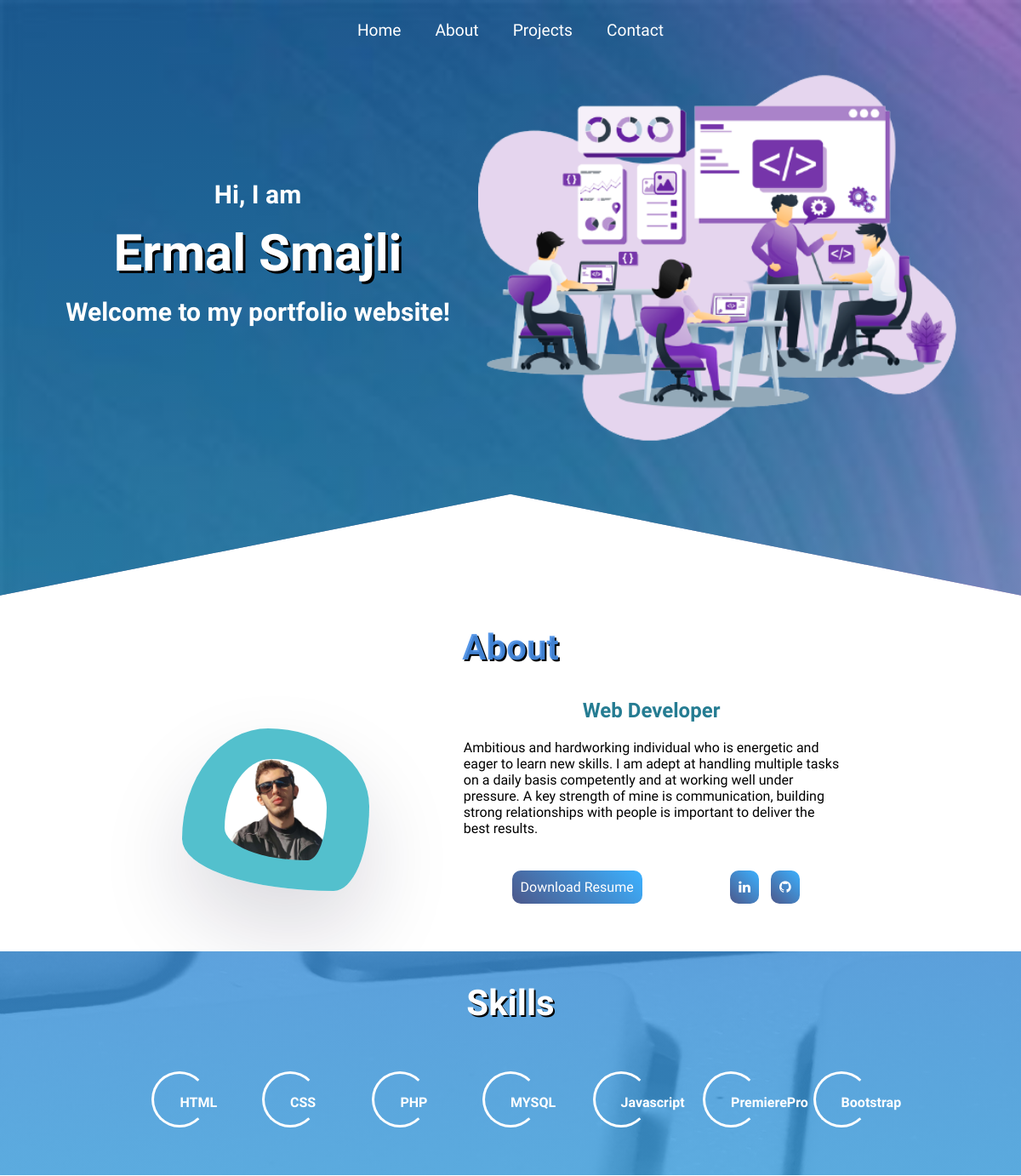
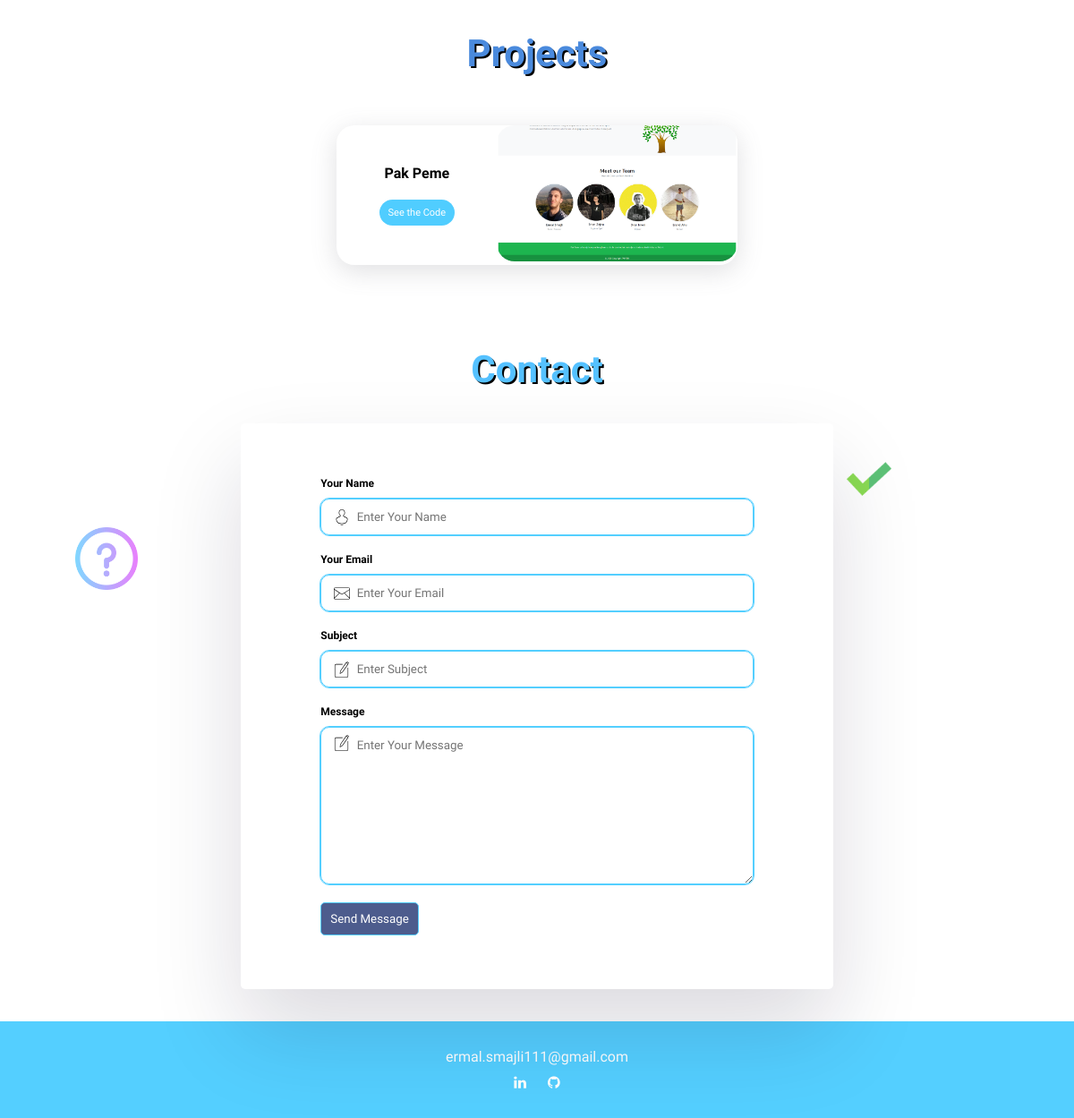
The page / on the database its author committed (2 pictures, top to bottom).
### tables this page shows
CREATE TABLE `favicon` (
  `id` int(11) NOT NULL,
  `title` varchar(250) NOT NULL,
  `icon` varchar(250) NOT NULL
);

CREATE TABLE `user` (
  `id` int(11) NOT NULL,
  `profilepic` varchar(250) NOT NULL,
  `name` varchar(250) NOT NULL,
  `linkedin` varchar(200) NOT NULL,
  `github` varchar(200) NOT NULL,
  `emailid` varchar(200) NOT NULL
);

CREATE TABLE `about` (
  `id` int(11) NOT NULL,
  `heading` text NOT NULL,
  `longdesc` text NOT NULL,
  `pdf` varchar(30) NOT NULL
);

CREATE TABLE `skills` (
  `id` int(11) NOT NULL,
  `skill` varchar(250) NOT NULL
);

CREATE TABLE `projects` (
  `id` int(11) NOT NULL,
  `projectname` varchar(250) NOT NULL,
  `projectpic` varchar(250) NOT NULL,
  `projectlink` text NOT NULL
);

### index.php (the view, shortened to what this page needs)
<?php include('./include/db.php');
$query = "SELECT * FROM favicon,user,about";
$runquery = mysqli_query($db,$query);
$data = mysqli_fetch_array($runquery);
?>
<!DOCTYPE html>
<html lang="en">
  <head>
    <link href="assets/css/style.css" rel="stylesheet" />
    <link
      rel="stylesheet"
      href="https://cdnjs.cloudflare.com/ajax/libs/font-awesome/4.7.0/css/font-awesome.min.css"
    />
    <link
      rel="stylesheet"
      href="https://cdnjs.cloudflare.com/ajax/libs/aos/2.3.4/aos.css"
    />
  </head>
  <body>
    <div class="banner">
      <nav class="nav-menu" >
        <ul id="links">
          <li><a href="#hero">Home</a></li>
          <li><a href="#about"> About</a></li>
          <li><a href="#projects">Projects</a></li>
          <li><a href="#contact">Contact</a></li>
        </ul>
      </nav>
      <div class="banner-content">
        <div class="text" data-aos="fade-right">
          <h1 class="hi">Hi, I am</h1>
          <h1 class="emri"><?=$data['name']?></h1>
          <h2>Welcome to my portfolio website!</h2>
        </div>
        <div class="image" data-aos="fade-left">
          <img
            src="./assets/img/_Pngtree_modern_flat_design_concept_of_5332895-removebg-preview.png"
          />
        </div>
      </div>
    </div>
    <section id="about" class="about">
      <h2 data-aos="zoom-in">About</h2>
      <div class="about-container" data-aos="zoom-in">
        <div class="profile-pic">
          <img src="assets/img/<?=$data['profilepic']?>" alt="" />
        </div>
        <div class="other-text">
          <h3><?=$data['heading']?></h3>
          <p><?=$data['longdesc']?></p>
          <div class="links">
            <a href="assets/files/<?=$data['pdf']?>" download
              >Download Resume</a
            >
            <div class="social-media-links">
              <a href="<?=$data['linkedin']?>"
                ><i class="fa fa-linkedin"></i
              ></a>
              <a href="<?=$data['github']?>"><i class="fa fa-github"></i></a>
            </div>
          </div>
        </div>
      </div>
    </section>
    <section id="skills" class="skills">
      <h2>Skills</h2>
      <div class="skills-container" data-aos="zoom-in">
        <?php
                    $query3 = "SELECT * FROM skills";
                    $runquery3= mysqli_query($db,$query3);
                    while($data3=mysqli_fetch_array($runquery3)){
                    ?>
        <div class="circle">
          <span><?=$data3['skill']?> </span>
        </div>
        <?php
                       }
                    ?>
      </div>
    </section>
    <section id="projects" class="projects">
      <h2 data-aos="zoom-in">Projects</h2>
      <div class="project-container">
        <?php
                    $query5 = "SELECT * FROM projects";
                    $runquery5= mysqli_query($db,$query5);
                    while($data5=mysqli_fetch_array($runquery5)){
                    ?>
        <div class="project-card" data-aos="zoom-in">
          <div class="title">
            <p><?=$data5['projectname']?></p>
            <a href="<?=$data5['projectlink']?>" target="_blank"
              >See the Code</a
            >
          </div>
          <div class="project-img">
            <img src="assets/img/<?=$data5['projectpic']?>" alt="" />
          </div>
        </div>
        <?php
                      }
                    ?>
      </div>
    </section>
    <section id="contact" class="contact">
      <h2>Contact</h2>
       <div class="question"></div>
      <div class="done"></div>
      <div class="chat"></div>
      <div class="error"></div>
      <div class="form-container" data-aos="zoom-in">
      <form action="include/message.php" method="post">
          <div class="inner">
            <div class="group">
              <label for="name">Your Name</label>
              <input type="text" name="name" id="name" placeholder="Enter Your Name"/>
            </div>
            <div class="group">
              <label for="email">Your Email</label>
              <input type="email" name="email" id="email"placeholder="Enter Your Email" />
            </div>
            <div class="group">
              <label for="subject">Subject</label>
              <input type="text" name="subject" id="subject" placeholder="Enter Subject"/>
            </div>
            <div class="group">
              <label for="message">Message</label>
              <textarea name="message" id="message" rows="10" placeholder="Enter Your Message"></textarea>
            </div>
            <button type="submit">Send Message</button>
                    </div>
        </form>
     </div>
    </section>
    <footer id="footer" class="footer">
      <div>
        <a href="mailto:<?=$data['emailid']?>"><?=$data['emailid']?></a>
      </div>
      <div>
        <a href="<?=$data['linkedin']?>"><i class="fa fa-linkedin"></i></a>
        <a href="<?=$data['github']?>"><i class="fa fa-github"></i></a>
      </div>
    </footer>
  </body>
</html>

### rows shown on the page
favicon: user.name "Ermal Smajli", user.profilepic (picture), about.heading "Web Developer", about.longdesc "Ambitious and hardworking individual who is energetic and eager to learn new skills. I am adept at handling multiple tasks on a daily basis competently and at working well under pressure. A key strength of mine is communication, building strong relationships with people is important to deliver the best results.", user.emailid "ermal.smajli111@gmail.com"
skills: skill "HTML"
skills: skill "CSS"
skills: skill "PHP"
skills: skill "MYSQL"
skills: skill "Javascript"
skills: skill "PremierePro"
skills: skill "Bootstrap"
projects: projectname "Pak Peme", projectpic (picture)
